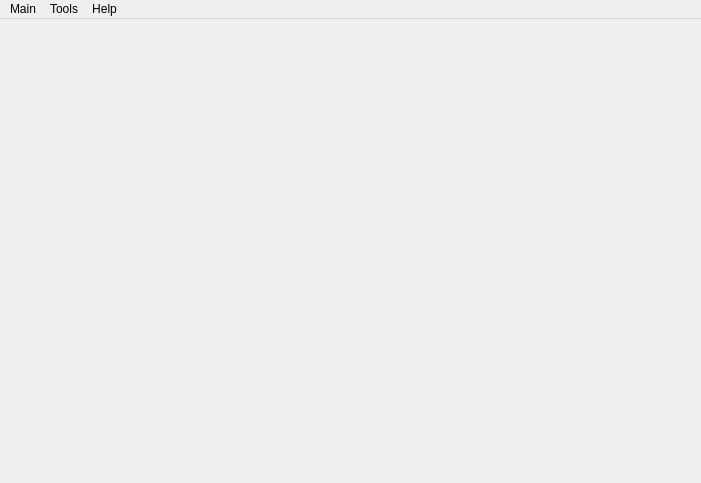
<?xml version="1.0" encoding="UTF-8"?>
<ui version="4.0">
 <class>MainWindow</class>
 <widget class="QMainWindow" name="MainWindow">
  <property name="geometry">
   <rect>
    <x>0</x>
    <y>0</y>
    <width>701</width>
    <height>483</height>
   </rect>
  </property>
  <property name="sizePolicy">
   <sizepolicy hsizetype="Preferred" vsizetype="Fixed">
    <horstretch>0</horstretch>
    <verstretch>0</verstretch>
   </sizepolicy>
  </property>
  <property name="font">
   <font>
    <family>Verdana</family>
    <pointsize>10</pointsize>
   </font>
  </property>
  <property name="windowTitle">
   <string>WinAppManager</string>
  </property>
  <property name="styleSheet">
   <string notr="true">alternate-background-color: qlineargradient(spread:pad, x1:0, y1:0, x2:1, y2:0, stop:0 rgba(0, 0, 0, 255), stop:0.1 rgba(255, 255, 255, 255));</string>
  </property>
  <property name="unifiedTitleAndToolBarOnMac">
   <bool>false</bool>
  </property>
  <widget class="QWidget" name="centralWidget">
   <layout class="QHBoxLayout" name="horizontalLayout_2">
    <property name="spacing">
     <number>0</number>
    </property>
    <property name="margin">
     <number>0</number>
    </property>
    <item>
     <widget class="AppList" name="mainWidget" native="true"/>
    </item>
   </layout>
  </widget>
  <widget class="QMenuBar" name="menuBar">
   <property name="geometry">
    <rect>
     <x>0</x>
     <y>0</y>
     <width>701</width>
     <height>21</height>
    </rect>
   </property>
   <widget class="QMenu" name="menuMain">
    <property name="title">
     <string>Main</string>
    </property>
    <addaction name="actionQuit"/>
   </widget>
   <widget class="QMenu" name="menuTools">
    <property name="title">
     <string>Tools</string>
    </property>
    <addaction name="actionSettings"/>
    <addaction name="actionRequest_Software_Support"/>
   </widget>
   <widget class="QMenu" name="menuHelp">
    <property name="title">
     <string>Help</string>
    </property>
    <addaction name="actionAbout"/>
    <addaction name="actionAboutQt"/>
    <addaction name="actionCheck_for_update"/>
   </widget>
   <addaction name="menuMain"/>
   <addaction name="menuTools"/>
   <addaction name="menuHelp"/>
  </widget>
  <action name="actionQuit">
   <property name="text">
    <string>Quit</string>
   </property>
  </action>
  <action name="actionSettings">
   <property name="text">
    <string>Settings</string>
   </property>
  </action>
  <action name="actionAbout">
   <property name="text">
    <string>About</string>
   </property>
  </action>
  <action name="actionAboutQt">
   <property name="text">
    <string>AboutQt</string>
   </property>
  </action>
  <action name="actionRequest_Software_Support">
   <property name="text">
    <string>Request Software Support</string>
   </property>
  </action>
  <action name="actionCheck_for_update">
   <property name="text">
    <string>Check for update</string>
   </property>
  </action>
 </widget>
 <layoutdefault spacing="6" margin="11"/>
 <customwidgets>
  <customwidget>
   <class>AppList</class>
   <extends>QWidget</extends>
   <header>AppList.h</header>
   <container>1</container>
  </customwidget>
 </customwidgets>
 <resources/>
 <connections/>
</ui>
